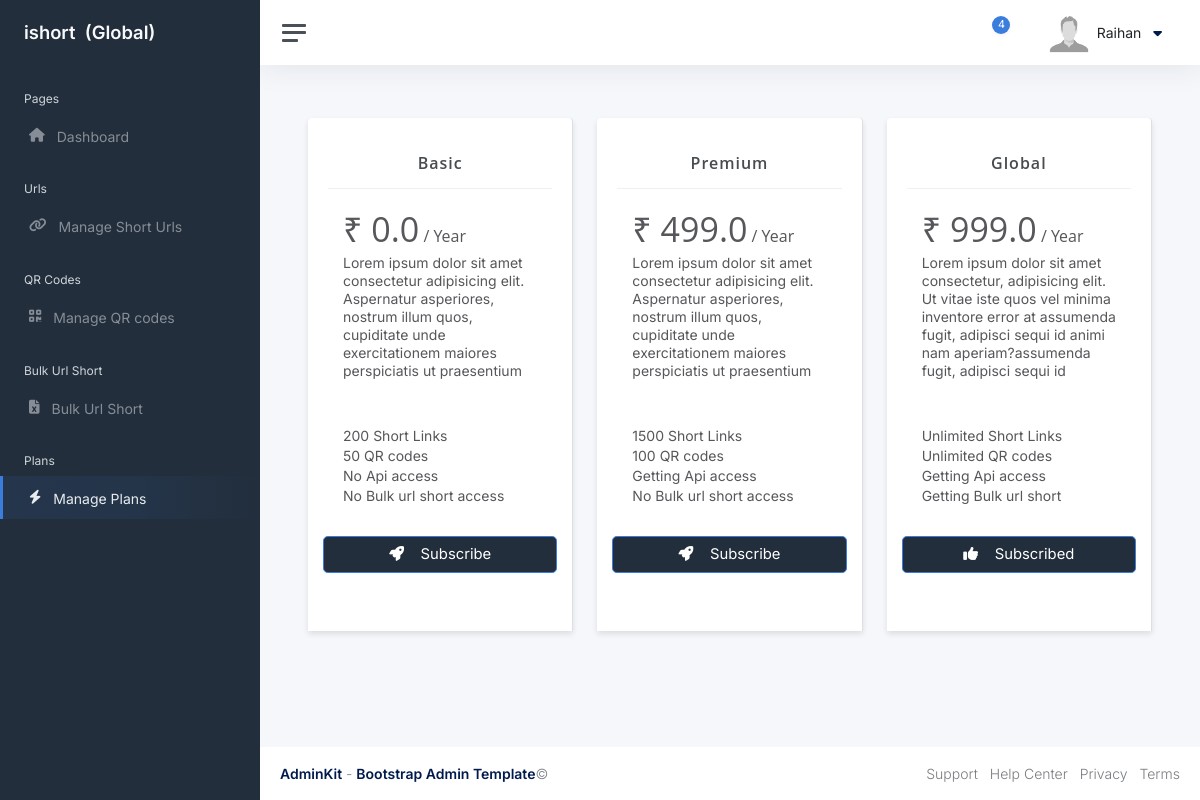
The page /user/manage-plan/ (signed in) on the database its author committed.
### core/models.py (models this page shows, shortened)
class User(AbstractUser):
    username = None
    email = models.EmailField(unique=True)
    objects = UserManager()
    USERNAME_FIELD = 'email'
    REQUIRED_FIELDS = []

class Subscription(models.Model):
    user = models.OneToOneField(User, on_delete=models.CASCADE) # one to one relationship
    plan = models.ForeignKey(Plan, on_delete=models.CASCADE)
    used_urls = models.PositiveIntegerField(default = 0)
    used_qrs = models.PositiveBigIntegerField(default = 0)
    expires_at = models.DateTimeField(null = True, blank = True)
    razorpay_payment_id = models.CharField(max_length=250, null=True, blank=True)
    def get_subscription_details(request):
        subscription_obj = Subscription.objects.get(user = request.user)
        return subscription_obj.plan

class Plan(models.Model):
    name = models.CharField(max_length=50, verbose_name='Plan Name')
    price = models.FloatField(default=0.0, verbose_name='Plan Price')
    duration = models.IntegerField(default=365, verbose_name='Plan Duration in Day')
    number_url = models.BigIntegerField(default = 0, verbose_name='Number of urls')
    number_qr = models.BigIntegerField(default = 0, verbose_name='Number of qr codes')
    api_access = models.BooleanField(default = False)
    bulk_url_short = models.BooleanField(default=False)
    details = models.TextField(verbose_name='Plan Details')
    subs_count = models.BigIntegerField(default=0, verbose_name='Plan Subscribe Count')
    created_at = models.DateField(auto_now=True)
    updated_at = models.DateField(auto_now=True)
    def __str__(self):
        return self.name

### core/views.py (the view)
# urls.py: path('user/manage-plan/', manage_plans, name="Manage_Plan"),
@login_required(login_url='account_login')
def manage_plans(request):
    subscription_obj = Subscription.objects.get(user = request.user)
    plan_obj = Plan.objects.all()
    context = {
        "plans":plan_obj,
        "subscription": subscription_obj.plan.name
    }
    return render(request, 'Dashboard/plans.html', context)

### core/templates/Dashboard/plans.html (shortened to what this page needs)
{% extends 'Dashboard/base.html' %}
{% block content %}
    <main class="content">
        <div class="container-fluid p-0">
            <div class="row">
                {% if plans %}
                    {% for plan in plans %}
                        <div class="col-md-6 col-lg-4">
                            <div class="card">
                                <div class="card-body">
                                    <div class="plan-name">
                                        <b>{{plan.name.capitalize}}</b>
                                    </div>
                                    <div class="plan-description">
                                    <div class="plan-price month">
                                        ₹ {{plan.price}}<sub> / Year</sub></div>
                                        <p>{{plan.details}}</p>
                                    </div>
                                    <div class="plan-description specs">
                                        {% if plan.number_url == 2147483647 %}
                                            Unlimited Short Links
                                        {% else %}
                                            {{plan.number_url}} Short Links
                                        {% endif %}
                                        <br>
                                        {% if plan.number_qr == 2147483647 %}
                                            Unlimited QR codes
                                        {% else %}
                                            {{plan.number_qr}} QR codes
                                        {% endif %}
                                        <br>
                                        {% if plan.api_access == True %}
                                            Getting Api access
                                        {% else %}
                                            No Api access
                                        {% endif %}
                                        <br>
                                        {% if plan.bulk_url_short == True %}
                                            Getting Bulk url short
                                        {% else %}
                                            No Bulk url short access
                                        {% endif %}
                                    </div>
                                    {% if subscription == plan.name %}
                                        <div class="plan-cta">
                                            <div class="d-grid gap-2">
                                                <button type="submit" class="btn btn-primary btn-lg"><i class="fa-solid fa-thumbs-up"></i>&nbsp &nbsp Subscribed</button>
                                            </div>
                                        </div>
                                    {% else %}
                                        <form action="{% url 'core:Check_Out' %}" method="POST">
                                            <div class="plan-cta">
                                                <div class="d-grid gap-2">
                                                    <button type="submit" class="btn btn-primary btn-lg"><i class="fa-solid fa-rocket"></i>&nbsp &nbsp Subscribe</button>
                                                </div>
                                            </div>
                                        </form>
                                    {% endif %}
                                </div>
                            </div>
                        </div>
                    {% endfor %}
                {% endif %}
            </div>
        </div>
    </main>
{% endblock content %}

### core/templates/Dashboard/base.html (shortened to what this page needs)
{% load static %}
<!DOCTYPE html>
<html lang="en">
<head>
	<link rel="stylesheet" href="https://cdnjs.cloudflare.com/ajax/libs/font-awesome/6.4.2/css/all.min.css">
	<link href="https://cdn.jsdelivr.net/npm/bootstrap@5.0.2/dist/css/bootstrap.min.css" rel="stylesheet">
	<link href="{% static 'User/css/app-light.css' %}" rel="stylesheet">
	<link href="{% static 'User/css/app.css' %}" rel="stylesheet">
</head>
<body>
	<div class="wrapper">
		<nav id="sidebar" class="sidebar js-sidebar">
			<div class="sidebar-content js-simplebar">
				<a class="sidebar-brand" href="index.html">
					<span class="align-middle">ishort &nbsp({{request.user.subscription.get_subscription_details}})</span>
				</a>
				{% with request.resolver_match.url_name as url_name %}
				<ul class="sidebar-nav">
					<li class="sidebar-header">
						Pages
					</li>
					<li class="sidebar-item {% if url_name == 'User_Dashboard' %} active {% endif %}">
						<a class="sidebar-link" href="{% url 'core:User_Dashboard' %}"><i class="fa-solid fa-house"></i><span class="align-middle">Dashboard</span></a>
					</li>
					<li class="sidebar-header">
						Urls
					</li>
					<li class="sidebar-item {% if url_name == 'Manage_Urls' %} active {% endif %}">
						<a class="sidebar-link" href="{% url 'core:Manage_Urls' %}"><i class="fa-solid fa-link"></i><span class="align-middle">Manage Short Urls</span></a>
					</li>
					<li class="sidebar-header">
						QR Codes
					</li>
					<li class="sidebar-item {% if url_name == 'Manage_QR_codes' %} active {% endif %}">
						<a class="sidebar-link" href="{% url 'core:Manage_QR_codes' %}"><i class="fa-solid fa-qrcode"></i><span class="align-middle">Manage QR codes</span></a>
					</li>
					<li class="sidebar-header">
						Bulk Url Short
					</li>
					<li class="sidebar-item {% if url_name == 'Bulk_Url_Short' %} active {% endif %}">
						<a class="sidebar-link" href="{% url 'core:Bulk_Url_Short' %}"><i class="fa-solid fa-file-excel"></i><span class="align-middle">Bulk Url Short</span></a>
					</li>
					<li class="sidebar-header">
						Plans
					</li>
					<li class="sidebar-item {% if url_name == 'Manage_Plan' %} active {% endif %}">
						<a class="sidebar-link" href="{% url 'core:Manage_Plan' %}"><i class="fa-solid fa-bolt"></i><span class="align-middle">Manage Plans</span></a>
					</li>
				</ul>
				{% endwith %}
			</div>
		</nav>
		<div class="main">
			<nav class="navbar navbar-expand navbar-light navbar-bg">
				<a class="sidebar-toggle js-sidebar-toggle">
					<i class="hamburger align-self-center"></i>
				</a>
				<div class="navbar-collapse collapse">
					<ul class="navbar-nav navbar-align">
						<li class="nav-item dropdown">
							<a class="nav-icon dropdown-toggle" href="#" id="alertsDropdown" data-bs-toggle="dropdown">
								<div class="position-relative">
									<span class="indicator">4</span>
								</div>
							</a>
						</li>
						<li class="nav-item dropdown">
							<a class="nav-icon dropdown-toggle" href="#" id="messagesDropdown" data-bs-toggle="dropdown">
							</a>
						</li>
						<li class="nav-item dropdown">
							<a class="nav-link d-none d-sm-inline-block" href="#" data-bs-toggle="dropdown">
								<img class="avatar img-fluid rounded me-1" alt="{{request.user.first_name}}" /> <span class="text-dark">{{request.user.first_name}}</span>
								<i class="fa-solid fa-caret-down mx-2"></i>
							</a>
						</li>
					</ul>
				</div>
			</nav>
            {% block content %}
            {% endblock content %}
            <footer class="footer">
				<div class="container-fluid">
					<div class="row text-muted">
						<div class="col-6 text-start">
							<p class="mb-0">
								<a class="text-muted" href="https://adminkit.io/" target="_blank"><strong>AdminKit</strong></a> - <a class="text-muted" href="https://adminkit.io/" target="_blank"><strong>Bootstrap Admin Template</strong></a>&copy;
							</p>
						</div>
						<div class="col-6 text-end">
							<ul class="list-inline">
								<li class="list-inline-item">
									<a class="text-muted" href="https://adminkit.io/" target="_blank">Support</a>
								</li>
								<li class="list-inline-item">
									<a class="text-muted" href="https://adminkit.io/" target="_blank">Help Center</a>
								</li>
								<li class="list-inline-item">
									<a class="text-muted" href="https://adminkit.io/" target="_blank">Privacy</a>
								</li>
								<li class="list-inline-item">
									<a class="text-muted" href="https://adminkit.io/" target="_blank">Terms</a>
								</li>
							</ul>
						</div>
					</div>
				</div>
			</footer>
		</div>
	</div>
</body>
</html>

### core/templates/Dashboard/base.html (style rules this page uses)
.btn { background: #222e3c; }

### rows shown on the page
User: user.subscription.get_subscription_details "Global", user.first_name "Raihan"
Plan: name "Basic", price "0.0", details "Lorem ipsum dolor sit amet consectetur adipisicing elit. Aspernatur asperiores, nostrum illum quos, cupiditate unde exercitationem maiores perspiciatis ut praesentium", number_url "200", number_qr "50", api_access "No Api access", bulk_url_short "No Bulk url short access"
Plan: name "Premium", price "499.0", details "Lorem ipsum dolor sit amet consectetur adipisicing elit. Aspernatur asperiores, nostrum illum quos, cupiditate unde exercitationem maiores perspiciatis ut praesentium", number_url "1500", number_qr "100", api_access "Getting Api access", bulk_url_short "No Bulk url short access"
Plan: name "Global", price "999.0", details "Lorem ipsum dolor sit amet consectetur, adipisicing elit. Ut vitae iste quos vel minima inventore error at assumenda fugit, adipisci sequi id animi nam aperiam?assumenda fugit, adipisci sequi id", number_url "Unlimited Short Links", number_qr "Unlimited QR codes", api_access "Getting Api access", bulk_url_short "Getting Bulk url short", shows "Subscribed"
